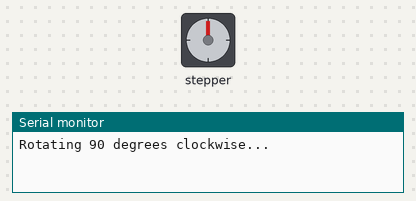
Bench run of a sketch on a simulated Arduino Uno, built with avr-gcc and run on an emulated ATmega328P. Shown: stepper motor, the last lines printed to the serial monitor. Stepper angles assume 2048 steps per turn.

Above: at 0.05 s.
At 0.7 s:
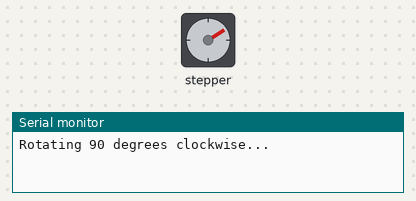
At 1.4 s:
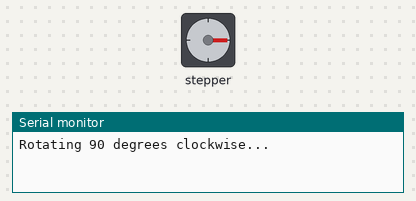
At 2.8 s:
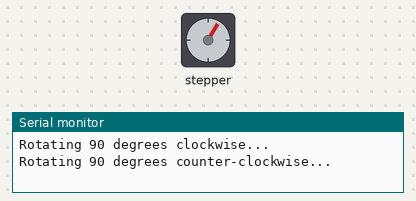
Timing chart, 0 to 5.2 s (numbered marks = the images above):
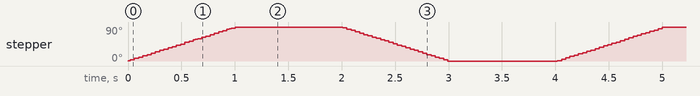

Measured:
- by itself, stepper: turns 90° clockwise in 1.0 s, then 90° counter-clockwise in 0.98 s, repeating every 4.0 s

The sketch:

Arduino_Control_Program.ino
```cpp
#include <Stepper.h>

// Define the number of steps per full 360-degree rotation
const int stepsPerRevolution = 2048;

// Initialize the stepper library on pins 8 through 11:
// Note the pin order is 8, 10, 9, 11 to match the ULN2003 sequence
Stepper myStepper(stepsPerRevolution, 8, 10, 9, 11);

void setup() {
  // Set the motor speed (10 to 15 RPM is safe for this specific motor)
  myStepper.setSpeed(15);

  // Initialize the serial port for debugging
  Serial.begin(9600);
}

void loop() {
  Serial.println("Rotating 90 degrees clockwise...");
  // 2048 steps = 360 degrees. 2048 / 4 = 512 steps (90 degrees)
  myStepper.step(512);

  delay(1000); // Wait one second

  Serial.println("Rotating 90 degrees counter-clockwise...");
  // Use a negative number to reverse direction
  myStepper.step(-512);

  delay(1000); // Wait one second
}
```
